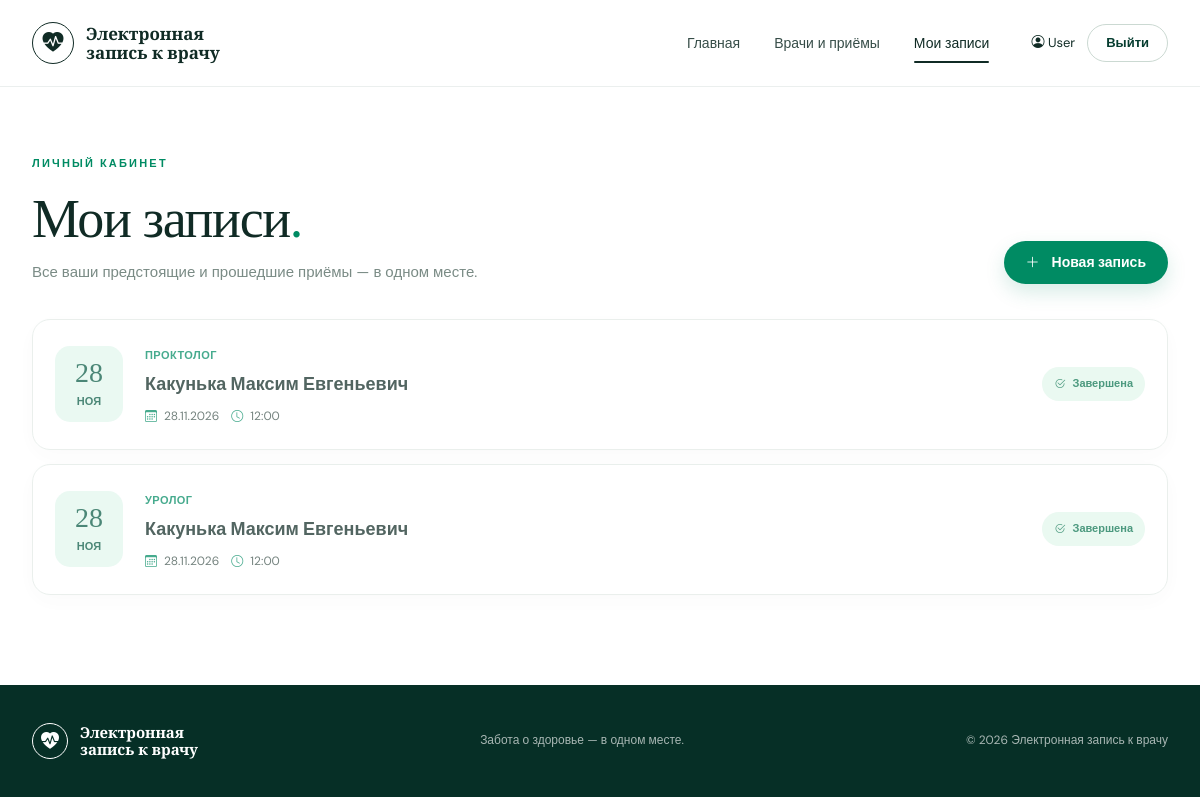
Screenshot of /my-appointments/ (signed in) with the database file from the repository.
### appointment/models.py (models this page shows, shortened)
class Appointment(models.Model):
    STATUS_CHOICES = [
        ('pending', 'Ожидает'),
        ('confirmed', 'Подтверждена'),
        ('cancelled', 'Отменена'),
        ('completed', 'Завершена'),
    ]
    patient = models.ForeignKey(User, on_delete=models.CASCADE, related_name="appointments")
    schedule = models.ForeignKey(Schedule, on_delete=models.CASCADE)
    status = models.CharField(max_length=20, choices=STATUS_CHOICES, default='pending')
    created_at = models.DateTimeField(auto_now_add=True)
    class Meta:
        verbose_name = "Запись"
        verbose_name_plural = "Записи"

class Schedule(models.Model):
    doctor = models.ForeignKey(Doctor, on_delete=models.CASCADE, related_name="schedules")
    date = models.DateField(verbose_name="Дата приёма")
    time = models.TimeField(verbose_name="Время приёма")
    is_available = models.BooleanField(default=True, verbose_name="Свободно")
    class Meta:
        verbose_name = "Расписание"
        verbose_name_plural = "Расписание"
        ordering = ['date', 'time']

class Doctor(models.Model):
    user = models.ForeignKey(User, on_delete=models.CASCADE, null=True, blank=True, related_name='doctor_profiles', verbose_name="Пользователь")  # ForeignKey вместо OneToOne
    name = models.CharField(max_length=200, verbose_name="ФИО доктора")
    specialization = models.CharField(max_length=100, verbose_name="Специализация")
    experience = models.IntegerField(verbose_name="Стаж (лет)", default=0)
    class Meta:
        verbose_name = "Доктор"
        verbose_name_plural = "Доктора"

### appointment/views.py (the view)
# urls.py: path('my-appointments/', views.my_appointments, name='my_appointments'),
@login_required
def my_appointments(request):
    appointments = Appointment.objects.filter(patient=request.user).select_related('schedule__doctor').order_by('-created_at')
    now = timezone.now()
    for appt in appointments:
        if appt.schedule.date < now.date():
            if appt.status in ['pending', 'confirmed']:
                appt.status = 'completed'
                appt.save()
        elif appt.schedule.date == now.date() and appt.schedule.time < now.time():
            if appt.status in ['pending', 'confirmed']:
                appt.status = 'completed'
                appt.save()
    return render(request, 'my_appointments.html', {'appointments': appointments})

### appointment/context_processors.py (called while the page is built)
def user_role(request):
    if request.user.is_authenticated:
        is_doctor = Doctor.objects.filter(user=request.user).exists()
        doctors = Doctor.objects.filter(user=request.user) if is_doctor else []
    else:
        is_doctor = False
        doctors = []
    return {
        'is_doctor': is_doctor,
        'user_doctors': doctors,
    }

### appointment/templates/my_appointments.html (shortened to what this page needs)
{% extends 'base.html' %}
{% block content %}
<section class="dashboard page-shell">
  <div class="dashboard-heading">
    <div>
      <p class="eyebrow">ЛИЧНЫЙ КАБИНЕТ</p>
      <h1>Мои записи<span>.</span></h1>
      <p>Все ваши предстоящие и прошедшие приёмы — в одном месте.</p>
    </div>
    <a class="button button-primary" href="{% url 'schedule' %}#appointments">
      <i class="bi bi-plus-lg"></i> Новая запись
    </a>
  </div>
  {% if appointments %}
    <div class="appointment-list">
    {% for a in appointments %}
      <article class="my-appointment-card {% if a.status == 'cancelled' or a.status == 'completed' %}is-cancelled{% endif %}">
        <div class="date-tile">
          <span>{{ a.schedule.date|date:'d' }}</span>
          <small>{{ a.schedule.date|date:'M' }}</small>
        </div>
        <div class="my-appointment-main">
          <span class="doctor-specialty">{{ a.schedule.doctor.specialization }}</span>
          <h2>{{ a.schedule.doctor.name }}</h2>
          <div class="appointment-meta inline-meta">
            <span><i class="bi bi-calendar3"></i> {{ a.schedule.date|date:'d.m.Y' }}</span>
            <span><i class="bi bi-clock"></i> {{ a.schedule.time|time:'H:i' }}</span>
          </div>
        </div>
        <div class="appointment-controls">
          {% if a.status == 'pending' %}
            <span class="status-pill status-pending">
              <i class="bi bi-hourglass-split"></i> Ожидает
            </span>
          {% elif a.status == 'confirmed' %}
            <span class="status-pill status-confirmed">
              <i class="bi bi-check-circle"></i> Подтверждена
            </span>
          {% elif a.status == 'cancelled' %}
            <span class="status-pill status-cancelled">
              <i class="bi bi-x-circle"></i> Отменена
            </span>
          {% elif a.status == 'completed' %}
            <span class="status-pill" style="background:#e2f7ec; color:#08734e;">
              <i class="bi bi-check2-circle"></i> Завершена
            </span>
          {% endif %}
        </div>
      </article>
    {% endfor %}
    </div>
  {% endif %}
</section>
{% endblock %}

### appointment/templates/base.html (shortened to what this page needs)
{% load static %}
<!DOCTYPE html>
<html lang="ru">
<head>
    <link rel="stylesheet" href="https://cdn.jsdelivr.net/npm/bootstrap-icons@1.11.3/font/bootstrap-icons.min.css">
    <link rel="stylesheet" href="{% static 'css/style.css' %}">
</head>
<body class="{% block body_class %}{% endblock %}">
<header class="site-header {% block header_class %}{% endblock %}">
    <div class="header-inner">
        <a class="brand" href="{% url 'schedule' %}" aria-label="Электронная запись к врачу — главная">
            <span class="brand-mark"><i class="bi bi-heart-pulse-fill"></i></span>
            <span>Электронная<br>запись к врачу</span>
        </a>
        <nav class="main-nav" aria-label="Основная навигация">
            <a class="{% if request.resolver_match.url_name == 'schedule' %}active{% endif %}" href="{% url 'schedule' %}">Главная</a>
            <a href="{% url 'schedule' %}#appointments">Врачи и приёмы</a>
            {% if user.is_authenticated %}
                {% if is_doctor %}
                    <a class="{% if request.resolver_match.url_name == 'doctor_dashboard' %}active{% endif %}" href="{% url 'doctor_dashboard' %}">Кабинет врача</a>
                {% else %}
                    <a class="{% if request.resolver_match.url_name == 'my_appointments' %}active{% endif %}" href="{% url 'my_appointments' %}">Мои записи</a>
                {% endif %}
            {% endif %}
        </nav>
        <div class="header-actions">
            {% if user.is_authenticated %}
                <span class="user-greeting">
                    <i class="bi bi-person-circle"></i> {{ user.first_name|default:user.username }}
                </span>
                <a class="button button-ghost button-small" href="{% url 'logout' %}">Выйти</a>
            {% else %}
                <a class="button button-ghost button-small" href="{% url 'login' %}">Войти</a>
                <a class="button button-primary button-small" href="{% url 'register' %}">Регистрация</a>
            {% endif %}
        </div>
    </div>
</header>
<main>{% block content %}{% endblock %}</main>
<footer class="site-footer">
    <div class="footer-inner">
        <a class="brand footer-brand" href="{% url 'schedule' %}">
            <span class="brand-mark"><i class="bi bi-heart-pulse-fill"></i></span>
            <span>Электронная<br>запись к врачу</span>
        </a>
        <p>Забота о здоровье — в одном месте.</p>
        <span class="footer-copy">© 2026 Электронная запись к врачу</span>
    </div>
</footer>
</body>
</html>

### rows the page displays
Appointment: schedule "28", schedule "НОЯ", schedule.doctor.specialization "ПРОКТОЛОГ", schedule.doctor.name "Какунька Максим Евгеньевич", schedule "28.11.2026", schedule.time "12:00", status "confirmed" (drawn)
Appointment: schedule "28", schedule "НОЯ", schedule.doctor.specialization "УРОЛОГ", schedule.doctor.name "Какунька Максим Евгеньевич", schedule "28.11.2026", schedule.time "12:00", status "confirmed" (drawn)

### other values shown
{{ user.first_name|default:user.username }} "User"
